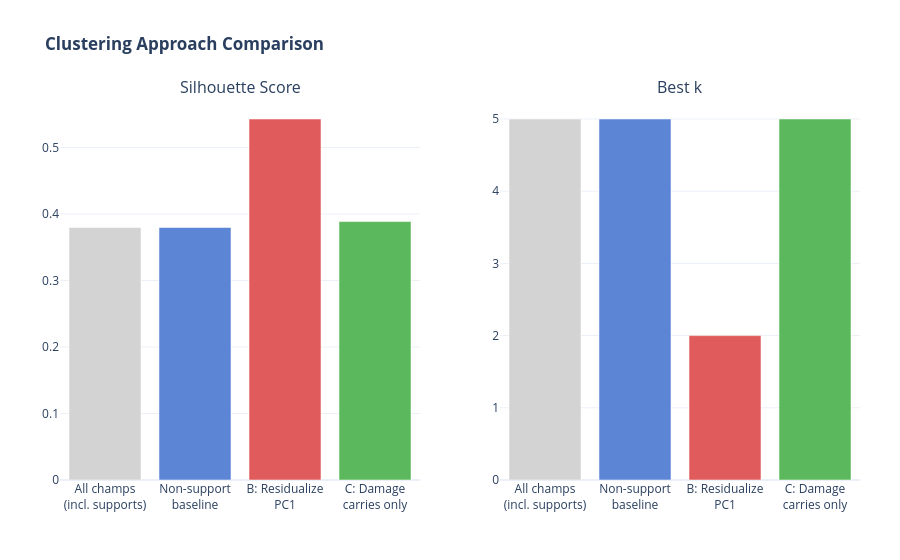

Notebook source saved alongside this figure:
### Code cell
# ── Alternative Clustering Approaches ─────────────────────────────────────────
# Shows why supports were excluded (baseline all-champs vs non-support),
# then compares strategies *within* the non-support set.

champs_carry = coef_matrix.index.tolist()          # already filtered (non-support)
champs_full  = coef_matrix_full.index.tolist()     # all champions including supports

M_carry = coef_matrix[CLUSTER_FEATURES].values
M_full  = coef_matrix_full[CLUSTER_FEATURES].values

def _run_clustering(M, champs, label):
    scores = {}
    for k in range(2, 9):
        if k >= len(champs): break
        lbls = KMeans(n_clusters=k, random_state=RANDOM_STATE, n_init=10).fit_predict(M)
        scores[k] = silhouette_score(M, lbls)
    best_k = max(scores, key=scores.get)
    best_labels = KMeans(n_clusters=best_k, random_state=RANDOM_STATE, n_init=10).fit_predict(M)
    print(f"\n{label}")
    print(f"  n={len(champs)}  best_k={best_k}  silhouette={scores[best_k]:.4f}")
    print(f"  Cluster sizes: {pd.Series(best_labels).value_counts().sort_index().to_dict()}")
    return best_k, scores[best_k], best_labels, scores

# ── All champions (shows why we split out supports) ───────────────────────────
k_full, sil_full, labels_full, _ = _run_clustering(M_full, champs_full, "All champions (includes supports)")

# ── Non-support baseline ──────────────────────────────────────────────────────
k_carry, sil_carry, labels_carry, _ = _run_clustering(M_carry, champs_carry, "Non-support baseline (current pipeline)")

crosstab_carry = pd.crosstab(
    pd.Series([get_class(c) for c in champs_carry], name="class"),
    pd.Series(labels_carry, name="cluster"),
)
print(crosstab_carry.to_string())

# ── B: Residualize PC1 within non-supports ────────────────────────────────────
pca1 = PCA(n_components=1, random_state=RANDOM_STATE)
pc1_proj = pca1.fit_transform(M_carry)
M_resid  = M_carry - pca1.inverse_transform(pc1_proj)
k_resid, sil_resid, labels_resid, _ = _run_clustering(M_resid, champs_carry, "B: Residualize dominant axis (within non-supports)")

crosstab_resid = pd.crosstab(
    pd.Series([get_class(c) for c in champs_carry], name="class"),
    pd.Series(labels_resid, name="cluster"),
)
print(crosstab_resid.to_string())

# ── C: Stratified — damage vs utility within non-supports ─────────────────────
UTILITY_CLASSES = {"Specialist"}   # adjust if needed
champs_dmg = [c for c in champs_carry if get_class(c) not in UTILITY_CLASSES]
champs_utl = [c for c in champs_carry if get_class(c) in UTILITY_CLASSES]
M_dmg = coef_matrix.loc[champs_dmg, CLUSTER_FEATURES].values

k_dmg, sil_dmg, labels_dmg, _ = _run_clustering(M_dmg, champs_dmg, "C: Damage-focused carries only")
sil_c = sil_dmg   # simplified — utility group too small to cluster meaningfully

# ── Summary plot ──────────────────────────────────────────────────────────────
labels_plot  = ["All champs<br>(incl. supports)", "Non-support<br>baseline", "B: Residualize<br>PC1", "C: Damage<br>carries only"]
sils         = [sil_full, sil_carry, sil_resid, sil_c]
ks           = [k_full,   k_carry,   k_resid,   k_dmg]
colors_bar   = ["lightgrey", "#5c85d6", "#e05c5c", "#5cb85c"]

fig = make_subplots(rows=1, cols=2, subplot_titles=["Silhouette Score", "Best k"])
fig.add_trace(go.Bar(x=labels_plot, y=sils, marker_color=colors_bar, showlegend=False,
                     hovertemplate="%{x}<br>Silhouette: %{y:.4f}<extra></extra>"), row=1, col=1)
fig.add_trace(go.Bar(x=labels_plot, y=ks, marker_color=colors_bar, showlegend=False,
                     hovertemplate="%{x}<br>k=%{y}<extra></extra>"), row=1, col=2)
fig.update_layout(
    title=dict(text="<b>Clustering Approach Comparison</b>", font_size=17),
    template=PLOTLY_TEMPLATE, height=400,
    margin=dict(l=60, r=40, t=100, b=80),
)
fig.show()

print("\n── Verdict ──────────────────────────────────────────────────────────")
best_sil = max(zip(labels_plot, sils), key=lambda x: x[1])
most_k   = max(zip(labels_plot, ks),   key=lambda x: x[1])
print(f"  Highest silhouette: {best_sil[0].replace('<br>', ' ')} ({best_sil[1]:.4f})")
print(f"  Most clusters:      {most_k[0].replace('<br>', ' ')} (k={most_k[1]})")

### Figure 1 — Plotly figure (JSON) as saved in the notebook; plotly's stock layout.template omitted (floating-point values rounded to 4 significant figures)
{"data": [{"hovertemplate": "%{x}<br>Silhouette: %{y:.4f}<extra></extra>", "marker": {"color": ["lightgrey", "#5c85d6", "#e05c5c", "#5cb85c"]}, "showlegend": false, "type": "bar", "x": ["All champs<br>(incl. supports)", "Non-support<br>baseline", "B: Residualize<br>PC1", "C: Damage<br>carries only"], "xaxis": "x", "y": [0.3795, 0.3795, 0.5427, 0.3885], "yaxis": "y"}, {"hovertemplate": "%{x}<br>k=%{y}<extra></extra>", "marker": {"color": ["lightgrey", "#5c85d6", "#e05c5c", "#5cb85c"]}, "showlegend": false, "type": "bar", "x": ["All champs<br>(incl. supports)", "Non-support<br>baseline", "B: Residualize<br>PC1", "C: Damage<br>carries only"], "xaxis": "x2", "y": [5, 5, 2, 5], "yaxis": "y2"}], "layout": {"annotations": [{"font": {"size": 16}, "showarrow": false, "text": "Silhouette Score", "x": 0.225, "xanchor": "center", "xref": "paper", "y": 1, "yanchor": "bottom", "yref": "paper"}, {"font": {"size": 16}, "showarrow": false, "text": "Best k", "x": 0.775, "xanchor": "center", "xref": "paper", "y": 1, "yanchor": "bottom", "yref": "paper"}], "autosize": true, "margin": {"b": 80, "l": 60, "r": 40, "t": 100}, "title": {"font": {"size": 17}, "text": "<b>Clustering Approach Comparison</b>"}, "xaxis": {"anchor": "y", "autorange": true, "domain": [0, 0.45], "range": [-0.5, 3.5], "type": "category"}, "xaxis2": {"anchor": "y2", "autorange": true, "domain": [0.55, 1], "range": [-0.5, 3.5], "type": "category"}, "yaxis": {"anchor": "x", "autorange": true, "domain": [0, 1], "range": [0, 0.5712], "type": "linear"}, "yaxis2": {"anchor": "x2", "autorange": true, "domain": [0, 1], "range": [0, 5.263], "type": "linear"}}}
